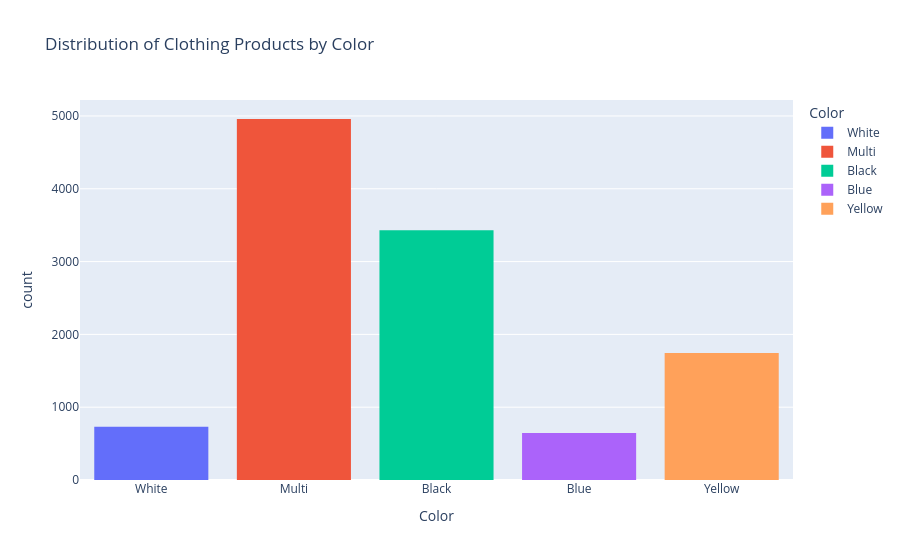

The cell this chart's notebook holds for it:
### Markdown cell above
### What are the most common colors of products in the Clothing category?

### Code cell
Clothing = df[df["Category"] == "Clothing"]
fig = px.histogram(Clothing,
                   x="Color",
                   title="Distribution of Clothing Products by Color",
                   color="Color")

fig.show()

### Figure 1 — Plotly figure (JSON) as saved in the notebook; plotly's stock layout.template omitted (floating-point values rounded to 4 significant figures; data arrays with more than 128 entries replaced by an {"elided": "..."} marker saying what was removed)
{"data": [{"alignmentgroup": "True", "bingroup": "x", "hovertemplate": "Color=%{x}<br>count=%{y}<extra></extra>", "legendgroup": "White", "marker": {"color": "#636efa", "pattern": {"shape": ""}}, "name": "White", "offsetgroup": "White", "orientation": "v", "showlegend": true, "type": "histogram", "x": {"elided": "730 str values"}, "xaxis": "x", "yaxis": "y"}, {"alignmentgroup": "True", "bingroup": "x", "hovertemplate": "Color=%{x}<br>count=%{y}<extra></extra>", "legendgroup": "Multi", "marker": {"color": "#EF553B", "pattern": {"shape": ""}}, "name": "Multi", "offsetgroup": "Multi", "orientation": "v", "showlegend": true, "type": "histogram", "x": {"elided": "4958 str values"}, "xaxis": "x", "yaxis": "y"}, {"alignmentgroup": "True", "bingroup": "x", "hovertemplate": "Color=%{x}<br>count=%{y}<extra></extra>", "legendgroup": "Black", "marker": {"color": "#00cc96", "pattern": {"shape": ""}}, "name": "Black", "offsetgroup": "Black", "orientation": "v", "showlegend": true, "type": "histogram", "x": {"elided": "3429 str values"}, "xaxis": "x", "yaxis": "y"}, {"alignmentgroup": "True", "bingroup": "x", "hovertemplate": "Color=%{x}<br>count=%{y}<extra></extra>", "legendgroup": "Blue", "marker": {"color": "#ab63fa", "pattern": {"shape": ""}}, "name": "Blue", "offsetgroup": "Blue", "orientation": "v", "showlegend": true, "type": "histogram", "x": {"elided": "647 str values"}, "xaxis": "x", "yaxis": "y"}, {"alignmentgroup": "True", "bingroup": "x", "hovertemplate": "Color=%{x}<br>count=%{y}<extra></extra>", "legendgroup": "Yellow", "marker": {"color": "#FFA15A", "pattern": {"shape": ""}}, "name": "Yellow", "offsetgroup": "Yellow", "orientation": "v", "showlegend": true, "type": "histogram", "x": {"elided": "1744 str values"}, "xaxis": "x", "yaxis": "y"}], "layout": {"barmode": "relative", "legend": {"title": {"text": "Color"}, "tracegroupgap": 0}, "title": {"text": "Distribution of Clothing Products by Color"}, "xaxis": {"anchor": "y", "categoryarray": ["White", "Multi", "Black", "Blue", "Yellow"], "categoryorder": "array", "domain": [0, 1], "title": {"text": "Color"}}, "yaxis": {"anchor": "x", "domain": [0, 1], "title": {"text": "count"}}}}
